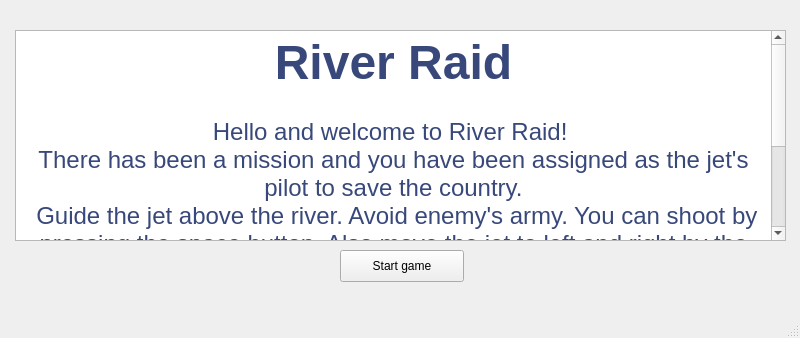
<?xml version="1.0" encoding="UTF-8"?>
<ui version="4.0">
 <class>MainWindow</class>
 <widget class="QMainWindow" name="MainWindow">
  <property name="geometry">
   <rect>
    <x>0</x>
    <y>0</y>
    <width>800</width>
    <height>338</height>
   </rect>
  </property>
  <property name="sizePolicy">
   <sizepolicy hsizetype="Preferred" vsizetype="Minimum">
    <horstretch>0</horstretch>
    <verstretch>0</verstretch>
   </sizepolicy>
  </property>
  <property name="minimumSize">
   <size>
    <width>800</width>
    <height>338</height>
   </size>
  </property>
  <property name="maximumSize">
   <size>
    <width>10000</width>
    <height>16777215</height>
   </size>
  </property>
  <property name="windowTitle">
   <string>MainWindow</string>
  </property>
  <widget class="QWidget" name="centralwidget">
   <widget class="QTextBrowser" name="textBrowser">
    <property name="geometry">
     <rect>
      <x>15</x>
      <y>30</y>
      <width>771</width>
      <height>211</height>
     </rect>
    </property>
    <property name="sizePolicy">
     <sizepolicy hsizetype="Minimum" vsizetype="Minimum">
      <horstretch>0</horstretch>
      <verstretch>0</verstretch>
     </sizepolicy>
    </property>
    <property name="maximumSize">
     <size>
      <width>16777215</width>
      <height>1677772</height>
     </size>
    </property>
    <property name="sizeIncrement">
     <size>
      <width>0</width>
      <height>3</height>
     </size>
    </property>
    <property name="html">
     <string>&lt;!DOCTYPE HTML PUBLIC &quot;-//W3C//DTD HTML 4.0//EN&quot; &quot;http://www.w3.org/TR/REC-html40/strict.dtd&quot;&gt;
&lt;html&gt;&lt;head&gt;&lt;meta name=&quot;qrichtext&quot; content=&quot;1&quot; /&gt;&lt;style type=&quot;text/css&quot;&gt;
p, li { white-space: pre-wrap; }
&lt;/style&gt;&lt;/head&gt;&lt;body style=&quot; font-family:'.SF NS Text'; font-size:13pt; font-weight:400; font-style:normal;&quot;&gt;
&lt;p align=&quot;center&quot; style=&quot; margin-top:0px; margin-bottom:0px; margin-left:0px; margin-right:0px; -qt-block-indent:0; text-indent:0px;&quot;&gt;&lt;span style=&quot; font-family:'Ubuntu'; font-size:36pt; font-weight:600; color:#38487a;&quot;&gt;River Raid&lt;/span&gt;&lt;/p&gt;
&lt;p align=&quot;center&quot; style=&quot;-qt-paragraph-type:empty; margin-top:0px; margin-bottom:0px; margin-left:0px; margin-right:0px; -qt-block-indent:0; text-indent:0px; font-family:'Ubuntu'; font-size:18pt; font-weight:600; color:#38487a;&quot;&gt;&lt;/p&gt;
&lt;p align=&quot;center&quot; style=&quot; margin-top:0px; margin-bottom:0px; margin-left:0px; margin-right:0px; -qt-block-indent:0; text-indent:0px;&quot;&gt;&lt;span style=&quot; font-family:'Ubuntu'; font-size:18pt; color:#38487a;&quot;&gt;Hello and welcome to River Raid! &lt;/span&gt;&lt;/p&gt;
&lt;p align=&quot;center&quot; style=&quot; margin-top:0px; margin-bottom:0px; margin-left:0px; margin-right:0px; -qt-block-indent:0; text-indent:0px;&quot;&gt;&lt;span style=&quot; font-family:'Ubuntu'; font-size:18pt; color:#38487a;&quot;&gt;There has been a mission and you have been assigned as the jet's pilot to save the country.&lt;/span&gt;&lt;/p&gt;
&lt;p align=&quot;center&quot; style=&quot; margin-top:0px; margin-bottom:0px; margin-left:0px; margin-right:0px; -qt-block-indent:0; text-indent:0px;&quot;&gt;&lt;span style=&quot; font-family:'Ubuntu'; font-size:18pt; color:#38487a;&quot;&gt; Guide the jet above the river. Avoid enemy's army. You can shoot by pressing the space button. Also move the jet to left and right by the arrow keys.&lt;/span&gt;&lt;/p&gt;
&lt;p align=&quot;center&quot; style=&quot; margin-top:0px; margin-bottom:0px; margin-left:0px; margin-right:0px; -qt-block-indent:0; text-indent:0px;&quot;&gt;&lt;span style=&quot; font-family:'Ubuntu'; font-size:18pt; color:#38487a;&quot;&gt;You will lose if you hit the enemy army, the sides of river, and if your health becomes zero. &lt;/span&gt;&lt;/p&gt;
&lt;p align=&quot;center&quot; style=&quot; margin-top:0px; margin-bottom:0px; margin-left:0px; margin-right:0px; -qt-block-indent:0; text-indent:0px;&quot;&gt;&lt;span style=&quot; font-family:'Ubuntu'; font-size:18pt; color:#38487a;&quot;&gt;Fill up you health amount by getting the fuel pots on the river.&lt;/span&gt;&lt;/p&gt;
&lt;p align=&quot;center&quot; style=&quot; margin-top:0px; margin-bottom:0px; margin-left:0px; margin-right:0px; -qt-block-indent:0; text-indent:0px;&quot;&gt;&lt;span style=&quot; font-family:'Ubuntu'; font-size:18pt; color:#38487a;&quot;&gt;Have fun playing!&lt;/span&gt;&lt;/p&gt;&lt;/body&gt;&lt;/html&gt;</string>
    </property>
   </widget>
   <widget class="QWidget" name="">
    <property name="geometry">
     <rect>
      <x>300</x>
      <y>250</y>
      <width>204</width>
      <height>32</height>
     </rect>
    </property>
    <layout class="QHBoxLayout" name="horizontalLayout">
     <item>
      <spacer name="horizontalSpacer">
       <property name="orientation">
        <enum>Qt::Horizontal</enum>
       </property>
       <property name="sizeHint" stdset="0">
        <size>
         <width>40</width>
         <height>20</height>
        </size>
       </property>
      </spacer>
     </item>
     <item>
      <widget class="QPushButton" name="startgame">
       <property name="sizePolicy">
        <sizepolicy hsizetype="Minimum" vsizetype="Minimum">
         <horstretch>18</horstretch>
         <verstretch>0</verstretch>
        </sizepolicy>
       </property>
       <property name="minimumSize">
        <size>
         <width>20</width>
         <height>0</height>
        </size>
       </property>
       <property name="maximumSize">
        <size>
         <width>150</width>
         <height>50</height>
        </size>
       </property>
       <property name="text">
        <string>Start game</string>
       </property>
      </widget>
     </item>
     <item>
      <spacer name="horizontalSpacer_2">
       <property name="orientation">
        <enum>Qt::Horizontal</enum>
       </property>
       <property name="sizeHint" stdset="0">
        <size>
         <width>40</width>
         <height>20</height>
        </size>
       </property>
      </spacer>
     </item>
    </layout>
   </widget>
  </widget>
  <widget class="QMenuBar" name="menubar">
   <property name="geometry">
    <rect>
     <x>0</x>
     <y>0</y>
     <width>800</width>
     <height>22</height>
    </rect>
   </property>
  </widget>
  <widget class="QStatusBar" name="statusbar"/>
 </widget>
 <resources/>
 <connections/>
</ui>
